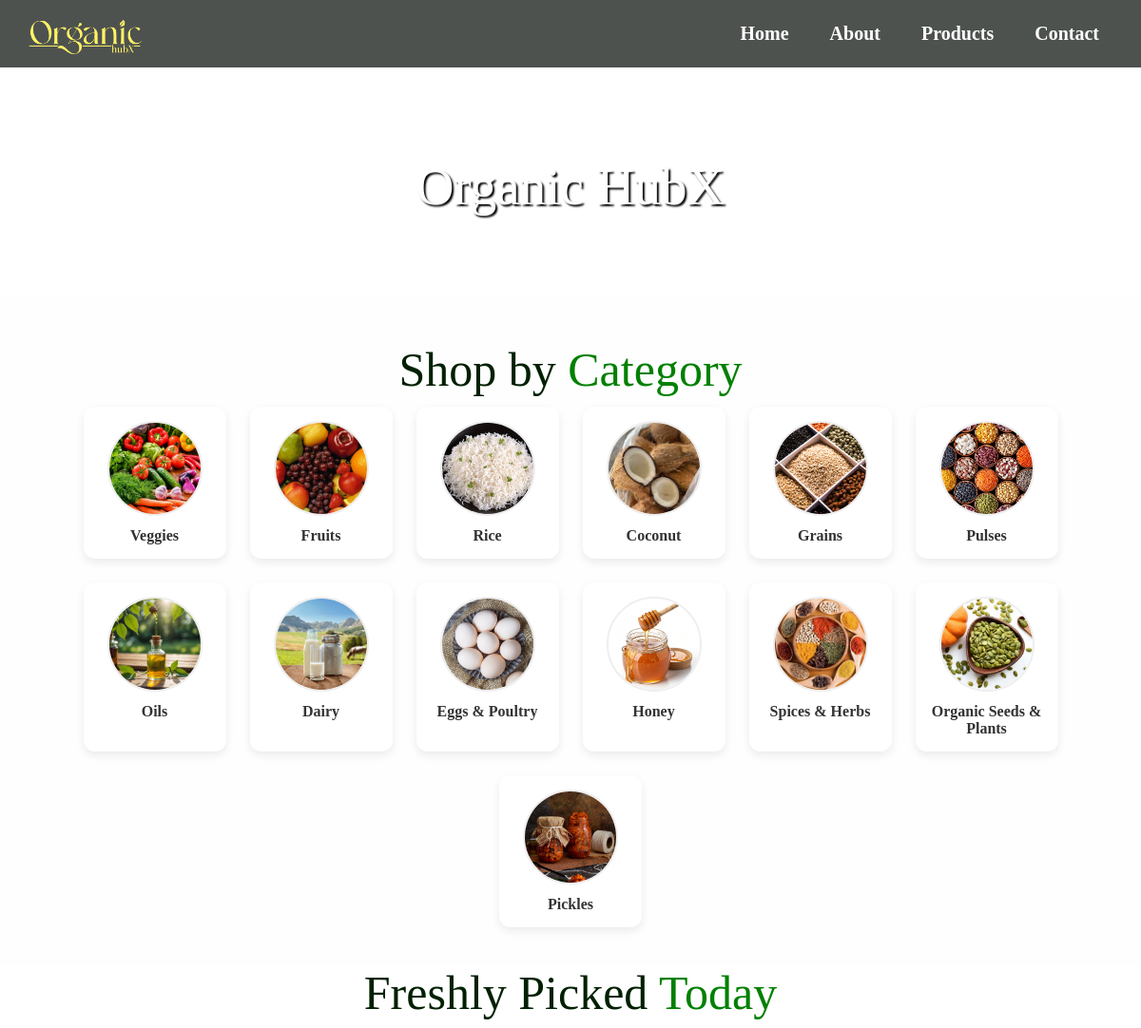
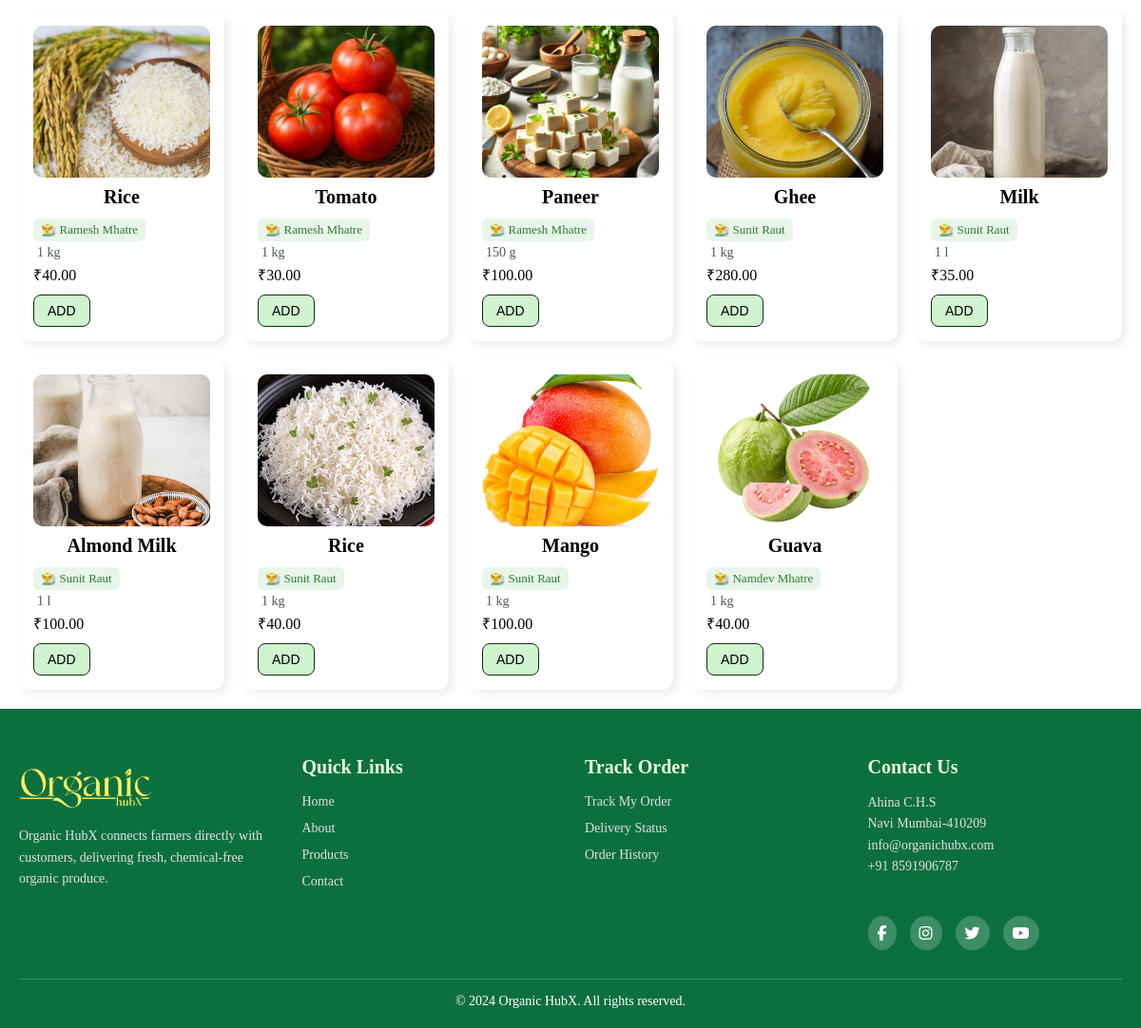
Screenshot of /products/ with the database file from the repository (2 pictures, top to bottom).
### website/models.py (models this page shows, shortened)
class Category(models.Model):
    name = models.CharField(max_length=100)
    image = models.ImageField(upload_to='categories/', blank=True)

class Product(models.Model):
    farmer = models.ForeignKey(User, on_delete=models.CASCADE)
    category = models.ForeignKey(Category, on_delete=models.CASCADE,null=True,blank=True)
    name = models.CharField(max_length=100)
    description = models.TextField()
    price = models.DecimalField(max_digits=10, decimal_places=2)
    quantity = models.PositiveIntegerField()
    UNIT_CHOICES = [
        ('kg', 'Kilogram'),
        ('g', 'Gram'),
        ('l', 'Liter'),
        ('ml', 'Milliliter'),
        ('pcs', 'Pieces'),
    ]
    unit = models.CharField(
        max_length=10,
        choices=UNIT_CHOICES,
        default='kg'
    )
    image = models.ImageField(upload_to='products/')
    created_at = models.DateTimeField(auto_now_add=True)

### website/views.py (the view)
# urls.py: path('products/', views.products, name='products'),
def products(request):
    categories = Category.objects.all()
    products = Product.objects.select_related("farmer", "category")
    category_id = request.GET.get("category")
    if category_id:
        products = products.filter(category_id=category_id)
    return render(request, "website/products.html", {
        "categories": categories,
        "products": products
    })

### website/templates/website/products.html (shortened to what this page needs)
{% load static %}
{% load cart_extras %}
<!DOCTYPE html>
<html lang="en">
<head>
    <link rel="stylesheet" href="{% static 'website/css/style.css' %}">
    <link rel="stylesheet" href="https://cdnjs.cloudflare.com/ajax/libs/font-awesome/6.5.0/css/all.min.css">
    <link rel="stylesheet" href="{% static 'website/css/product.css' %}">
</head>
<body>
<header>
    <div class="container">
        <div class="header-wrap">
            <div class="logo">
                <a href="{% url 'home' %}">
                    <img src="{% static 'website/images/Yellow_logo.png' %}" alt="Organic HubX" width="120">
                </a>
            </div>
            <nav class="menu">
                    <ul class="nav-links">
                        <li><a href="{% url 'home' %}">Home</a></li>
                        <li><a href="{% url 'about' %}">About</a></li>
                        <li><a href="{% url 'products' %}">Products</a></li>
                        <li><a href="{% url 'contact' %}">Contact</a></li>
                    </ul>
                </nav>
        </div>
    </div>
</header>
<section id="image_content">
        <div class="img2"><h1>Organic HubX</h1>
            <h4>Fresh. Clean. Organic.</h4><div>
</section>
    <div class="category-section">
    <h2 class="section-title">Shop by <span>Category</span></h2>
    <div class="category-container">
        {% for cat in categories %}
        <a href="?category={{ cat.id }}" class="category-item">
            <div class="category-image-wrapper">
                {% if cat.image %}
                    <img src="{{ cat.image.url }}" alt="{{ cat.name }}">
                {% else %}
                    <img src="{% static 'website/images/default_category.png' %}" alt="Category">
                {% endif %}
            </div>
            <p class="category-name">{{ cat.name }}</p>
        </a>
        {% endfor %}
    </div>
</div>
    <h2 class="product-title">Freshly Picked <span>Today</span></h2>
    <div class="product-grid">
        {% for product in products %}
        <div class="product-card">
            <img src="{{ product.image.url }}">
            <h4>{{ product.name }}</h4>
            <div class="farmer-badge">
                <p>👨‍🌾 {{ product.farmer.first_name }}</p>
            </div>
            <p class="unit">
                {{ product.quantity }} {{ product.unit }}
            </p>
            <p>₹{{ product.price }}</p>
            <form onsubmit="return false;">
                <button
                    type="button"
                    class="add-btn"
                    onclick="addToCart('{{ product.id }}')">
                    ADD
                </button>
            </form>
        </div>
        {% endfor %}
    </div>
<footer class="main-footer">
    <div class="footer-container">
        <div class="footer-box">
            <img src="{% static 'website/images/Yellow_logo.png' %}" class="footer-logo">
            <p>
                Organic HubX connects farmers directly with customers,
                delivering fresh, chemical-free organic produce.
            </p>
        </div>
        <div class="footer-box">
            <h4>Quick Links</h4>
            <ul>
                <li><a href="{% url 'home' %}">Home</a></li>
                <li><a href="{% url 'about' %}">About</a></li>
                <li><a href="{% url 'products' %}">Products</a></li>
                <li><a href="{% url 'contact' %}">Contact</a></li>
            </ul>
        </div>
        <div class="footer-box">
            <h4>Track Order</h4>
            <ul>
                <li><a href="{% url 'track_order' %}">Track My Order</a></li>
                <li><a href="#">Delivery Status</a></li>
                <li><a href="#">Order History</a></li>
            </ul>
        </div>
        <div class="footer-box">
            <h4>Contact Us</h4>
            <p>Ahina C.H.S </p>
            <p>Navi Mumbai-410209</p>
            <p>info@organichubx.com</p>
            <p>+91 8591906787</p>
            <div class="socials">
                <i class="fab fa-facebook-f"></i>
                <i class="fab fa-instagram"></i>
                <i class="fab fa-twitter"></i>
                <i class="fab fa-youtube"></i>
            </div>
        </div>
    </div>
    <div class="footer-bottom">
        <p>© 2024 Organic HubX. All rights reserved.</p>
    </div>
</footer>
</body>
</html>

### website/static/website/css/style.css (style rules this page uses)
* { margin: 0; padding: 0; box-sizing: border-box; }
section { width: 100%; box-sizing: border-box; }
.container { width: 100%; padding: 0 30px; background-color: rgba(10, 16, 12, 0.72); position: fixed; top: 0; left: 0; z-index: 100; }
.header-wrap { display: flex; align-items: center; justify-content: space-between; padding: 10px 0; }
.menu { display: flex; align-items: center; gap: 20px; }
.nav-links { display: flex; align-items: center; }
.nav-links li { list-style: none; margin-left: 15px; }
.menu ul li a { color: white; text-decoration: none; font-family: Henotica; font-weight: bold; font-size: 20px; padding: 6px 14px; border-radius: 20px; transition: transform 0.3s ease, text-decoration 0.3s ease; }
.main-footer { background: #0c703e; color: #fff; padding: 50px 20px 20px; }
.footer-container { max-width: 1200px; margin: auto; display: grid; grid-template-columns: repeat(auto-fit, minmax(220px, 1fr)); gap: 30px; }
.footer-box h4 { margin-bottom: 15px; font-size: 20px; font-family:Henotica; color: #e8ffd9; }
.footer-box p { font-size: 14px; line-height: 1.6; color: #e1e1e1; }
.footer-logo { width: 140px; margin-bottom: 15px; }
.footer-box ul { list-style: none; }
.footer-box ul li { margin-bottom: 10px; }
.footer-box ul li a { color: #e1e1e1; text-decoration: none; font-size: 14px; transition: 0.3s; }
.socials { margin-top: 40px; }
.socials i { background: rgba(255,255,255,0.2); padding: 10px; border-radius: 50%; margin-right: 10px; cursor: pointer; }
.footer-bottom { text-align: center; border-top: 1px solid rgba(255,255,255,0.2); margin-top: 30px; padding-top: 15px; font-size: 14px; }

### website/static/website/css/product.css (style rules this page uses)
.category-section { padding: 40px 20px; background-color: #fefefe; text-align: center; }
.section-title { font-family: Mogilte; text-align: center; font-weight:lighter; font-size: 50px; margin:10px; color:rgb(1, 32, 1); }
.section-title span { color:green; }
.category-container { display: flex; flex-wrap: wrap; justify-content: center; gap: 25px; }
.category-item { display: flex; flex-direction: column; align-items: center; width: 150px; text-decoration: none; color: #333; background-color: #fff; border-radius: 12px; padding: 15px; box-shadow: 0 4px 10px rgba(0,0,0,0.08); transition: transform 0.3s, box-shadow 0.3s; }
.category-image-wrapper { width: 100px; height: 100px; margin-bottom: 12px; }
.category-image-wrapper img { width: 100%; height: 100%; object-fit: cover; border-radius: 50%; border: 2px solid #eee; transition: border-color 0.3s; }
.category-name { font-size: 16px; font-weight: 600; text-align: center; font-family: Henotica; }
#image_content { height:310px; width: 100%; display: flex; justify-content: center; }
.img2 { margin-top: 90px; height:250px; width:1300px; animation: photos 10s infinite ease-in-out; border-radius: 20px; background-size: cover; background-position: center; background-repeat: no-repeat; }
.img2 h1 { font-size: 55px; text-shadow: 2px 2px 2px black; padding-top: 75px; color:white; font-family: Mogilte; font-weight:lighter; text-align: center; }
.img2 h4 { font-size: 30px; margin-top: 0; color: white; text-align: center; font-family: Begiano Serif; font-weight: lighter; }
.product-title { font-family: Mogilte; text-align: center; font-weight:lighter; font-size: 50px; color:rgb(1, 32, 1); }
.product-title span { color:green; }
.product-grid { display: grid; grid-template-columns: repeat(auto-fill, minmax(200px, 1fr)); gap: 20px; padding: 20px; }
.product-card { background: #fff; border-radius: 12px; padding: 15px; box-shadow: 4px 4px 10px rgba(0,0,0,0.08); transition: transform 0.2s ease; }
.product-card h4 { text-align: center; font-family: Henotica; font-size: 20px; padding: 5px; }
.product-card img { width: 100%; height: 160px; object-fit: cover; border-radius: 10px; }
.unit { color: #555; font-size: 14px; padding: 4px; }
.add-btn { background:rgba(193, 241, 193, 0.778) ; border: 1px solid rgb(19, 44, 19); color: black; padding: 8px 14px; border-radius: 8px; font-size: 14px; cursor: pointer; margin-top: 10px; }
.farmer-badge { font-size: 13px; color: #2e7d32; background: #e8f5e9; display: inline-block; padding: 4px 8px; align-items: center; border-radius: 6px; margin-top: 6px; }

### rows the page displays
Category: image (picture), name "Veggies"
Category: image (picture), name "Fruits"
Category: image (picture), name "Rice"
Category: image (picture), name "Coconut"
Category: image (picture), name "Grains"
Category: image (picture), name "Pulses"
Category: image (picture), name "Oils"
Category: image (picture), name "Dairy"
Category: image (picture), name "Eggs & Poultry"
Category: image (picture), name "Honey"
Category: image (picture), name "Spices & Herbs"
Category: image (picture), name "Organic Seeds & Plants"
Category: image (picture), name "Pickles"
Product: image (picture), name "Rice", farmer.first_name "Ramesh Mhatre", quantity "1", unit "kg", price "40.00"
Product: image (picture), name "Tomato", farmer.first_name "Ramesh Mhatre", quantity "1", unit "kg", price "30.00"
Product: image (picture), name "Paneer", farmer.first_name "Ramesh Mhatre", quantity "150", unit "g", price "100.00"
Product: image (picture), name "Ghee", farmer.first_name "Sunit Raut", quantity "1", unit "kg", price "280.00"
Product: image (picture), name "Milk", farmer.first_name "Sunit Raut", quantity "1", unit "l", price "35.00"
Product: image (picture), name "Almond Milk", farmer.first_name "Sunit Raut", quantity "1", unit "l", price "100.00"
Product: image (picture), name "Rice", farmer.first_name "Sunit Raut", quantity "1", unit "kg", price "40.00"
Product: image (picture), name "Mango", farmer.first_name "Sunit Raut", quantity "1", unit "kg", price "100.00"
Product: image (picture), name "Guava", farmer.first_name "Namdev Mhatre", quantity "1", unit "kg", price "40.00"
